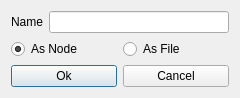
<?xml version="1.0" encoding="UTF-8"?>
<ui version="4.0">
 <class>Dialog</class>
 <widget class="QDialog" name="Dialog">
  <property name="geometry">
   <rect>
    <x>0</x>
    <y>0</y>
    <width>240</width>
    <height>96</height>
   </rect>
  </property>
  <property name="windowTitle">
   <string>Save As</string>
  </property>
  <layout class="QVBoxLayout" name="verticalLayout">
   <item>
    <layout class="QHBoxLayout" name="horizontalLayout_2">
     <item>
      <widget class="QLabel" name="label">
       <property name="text">
        <string>Name</string>
       </property>
      </widget>
     </item>
     <item>
      <widget class="QLineEdit" name="lineEdit"/>
     </item>
    </layout>
   </item>
   <item>
    <layout class="QHBoxLayout" name="horizontalLayout">
     <item>
      <widget class="QRadioButton" name="asNode_btn">
       <property name="text">
        <string>As Node</string>
       </property>
       <property name="checked">
        <bool>true</bool>
       </property>
      </widget>
     </item>
     <item>
      <widget class="QRadioButton" name="asFile_btn">
       <property name="text">
        <string>As File</string>
       </property>
       <property name="checked">
        <bool>false</bool>
       </property>
      </widget>
     </item>
    </layout>
   </item>
   <item>
    <layout class="QHBoxLayout" name="horizontalLayout_3">
     <item>
      <widget class="QPushButton" name="ok_btn">
       <property name="text">
        <string>Ok</string>
       </property>
      </widget>
     </item>
     <item>
      <widget class="QPushButton" name="cancel_btn">
       <property name="text">
        <string>Cancel</string>
       </property>
      </widget>
     </item>
    </layout>
   </item>
  </layout>
 </widget>
 <resources/>
 <connections/>
</ui>
